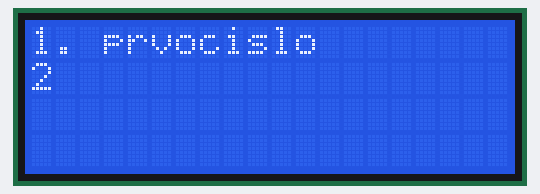
Simulated run of this sketch. Board: Arduino Uno, built with avr-gcc and run on an emulated ATmega328P. On the bench: 20×4 character LCD.

Above: at 0.21 s.
At 5.04 s:
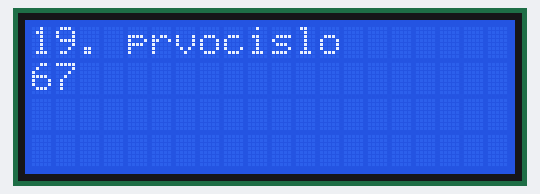
At 9.68 s:
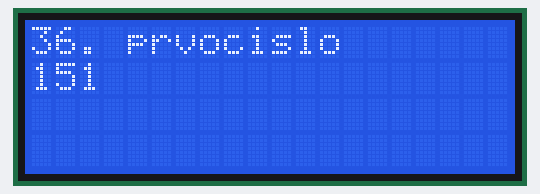
At 19.16 s:
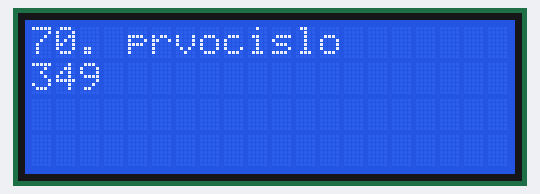
At 28.63 s:
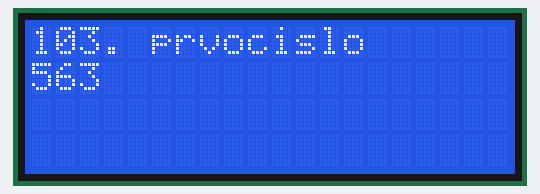
At 38.09 s:
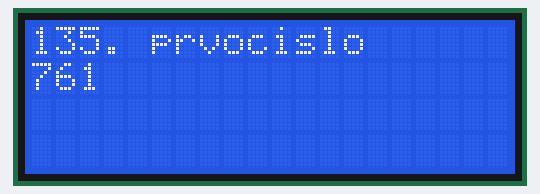

The sketch:

LiquidCrystal_I2C.ino
```cpp
#include <LiquidCrystal_I2C.h>

/*
  LCD i2c
  generator prvocisel (kazde 2 sekundy vypise dalsie v poradi)
 */


#include <Wire.h>                  // zahrnutie kniznic do programu
#include <LiquidCrystal_I2C.h>

LiquidCrystal_I2C lcd(0x27,20, 4);      // inicializacia kniznice (adresa, znaky, riadky)


unsigned long i,                       // premenna cyklu
              cislo=2,                 // cislo, ktore testujeme, ci je prvocislo
              n=1;                     // poradie vypisovaneho prvocisla

boolean prime=1;                       // 0-false, 1-true


void setup()
{
  lcd.init();                          // inicializacia LCD
  lcd.backlight();                     // zapnutie podsvietenia
  lcd.home();                          // nastavenie kurzora vlavo hore
}


void loop()
{

  for (i=2; i<cislo; i++) {
    prime=1;                           // predpokladajme ze je prvocislo
    if (!(cislo % i)) {                // zvysok po deleni je nula, nie je to prvocislo
        prime=0;
  break;                         // nech vyskoci z cyklu a zbytocne uz nerata
    }
  }

  if (prime) {                         // vypis prvocisla
    lcd.home();
    lcd.print(n);
    lcd.print(". prvocislo");
    lcd.setCursor(0, 1);
    lcd.print(cislo);

    delay(250);                       // pre spomalenie vypisu na LCD
    n++;
  }

  cislo++;
}
```
